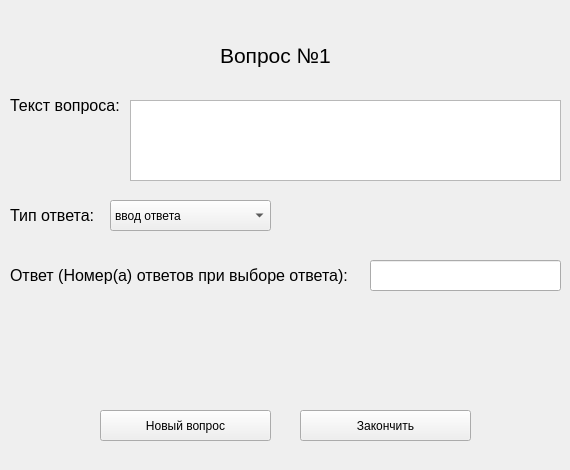
<?xml version="1.0" encoding="UTF-8"?>
<ui version="4.0">
 <class>Form</class>
 <widget class="QWidget" name="Form">
  <property name="geometry">
   <rect>
    <x>0</x>
    <y>0</y>
    <width>570</width>
    <height>470</height>
   </rect>
  </property>
  <property name="windowTitle">
   <string>Form</string>
  </property>
  <widget class="QLabel" name="label">
   <property name="geometry">
    <rect>
     <x>220</x>
     <y>30</y>
     <width>161</width>
     <height>51</height>
    </rect>
   </property>
   <property name="text">
    <string>&lt;html&gt;&lt;head/&gt;&lt;body&gt;&lt;p&gt;&lt;span style=&quot; font-size:16pt;&quot;&gt;Вопрос №1&lt;/span&gt;&lt;/p&gt;&lt;/body&gt;&lt;/html&gt;</string>
   </property>
  </widget>
  <widget class="QLabel" name="label_2">
   <property name="geometry">
    <rect>
     <x>10</x>
     <y>90</y>
     <width>111</width>
     <height>31</height>
    </rect>
   </property>
   <property name="text">
    <string>&lt;html&gt;&lt;head/&gt;&lt;body&gt;&lt;p&gt;&lt;span style=&quot; font-size:12pt;&quot;&gt;Текст вопроса:&lt;/span&gt;&lt;/p&gt;&lt;/body&gt;&lt;/html&gt;</string>
   </property>
  </widget>
  <widget class="QTextEdit" name="textEdit">
   <property name="geometry">
    <rect>
     <x>130</x>
     <y>100</y>
     <width>431</width>
     <height>81</height>
    </rect>
   </property>
  </widget>
  <widget class="QLabel" name="label_3">
   <property name="geometry">
    <rect>
     <x>10</x>
     <y>200</y>
     <width>91</width>
     <height>31</height>
    </rect>
   </property>
   <property name="text">
    <string>&lt;html&gt;&lt;head/&gt;&lt;body&gt;&lt;p&gt;&lt;span style=&quot; font-size:12pt;&quot;&gt;Тип ответа:&lt;/span&gt;&lt;/p&gt;&lt;/body&gt;&lt;/html&gt;</string>
   </property>
  </widget>
  <widget class="QComboBox" name="comboBox">
   <property name="geometry">
    <rect>
     <x>110</x>
     <y>200</y>
     <width>161</width>
     <height>31</height>
    </rect>
   </property>
   <item>
    <property name="text">
     <string>ввод ответа</string>
    </property>
   </item>
   <item>
    <property name="text">
     <string>один из вариантов</string>
    </property>
   </item>
   <item>
    <property name="text">
     <string>несколько вариантов</string>
    </property>
   </item>
  </widget>
  <widget class="QLabel" name="label_4">
   <property name="geometry">
    <rect>
     <x>10</x>
     <y>260</y>
     <width>351</width>
     <height>31</height>
    </rect>
   </property>
   <property name="text">
    <string>&lt;html&gt;&lt;head/&gt;&lt;body&gt;&lt;p&gt;&lt;span style=&quot; font-size:12pt;&quot;&gt;Ответ (Номер(а) ответов при выборе ответа):&lt;/span&gt;&lt;/p&gt;&lt;/body&gt;&lt;/html&gt;</string>
   </property>
  </widget>
  <widget class="QLineEdit" name="lineEdit">
   <property name="geometry">
    <rect>
     <x>370</x>
     <y>260</y>
     <width>191</width>
     <height>31</height>
    </rect>
   </property>
  </widget>
  <widget class="QPushButton" name="pushButton">
   <property name="geometry">
    <rect>
     <x>100</x>
     <y>410</y>
     <width>171</width>
     <height>31</height>
    </rect>
   </property>
   <property name="text">
    <string>Новый вопрос</string>
   </property>
  </widget>
  <widget class="QPushButton" name="pushButton_2">
   <property name="geometry">
    <rect>
     <x>300</x>
     <y>410</y>
     <width>171</width>
     <height>31</height>
    </rect>
   </property>
   <property name="text">
    <string>Закончить</string>
   </property>
  </widget>
 </widget>
 <resources/>
 <connections/>
</ui>
